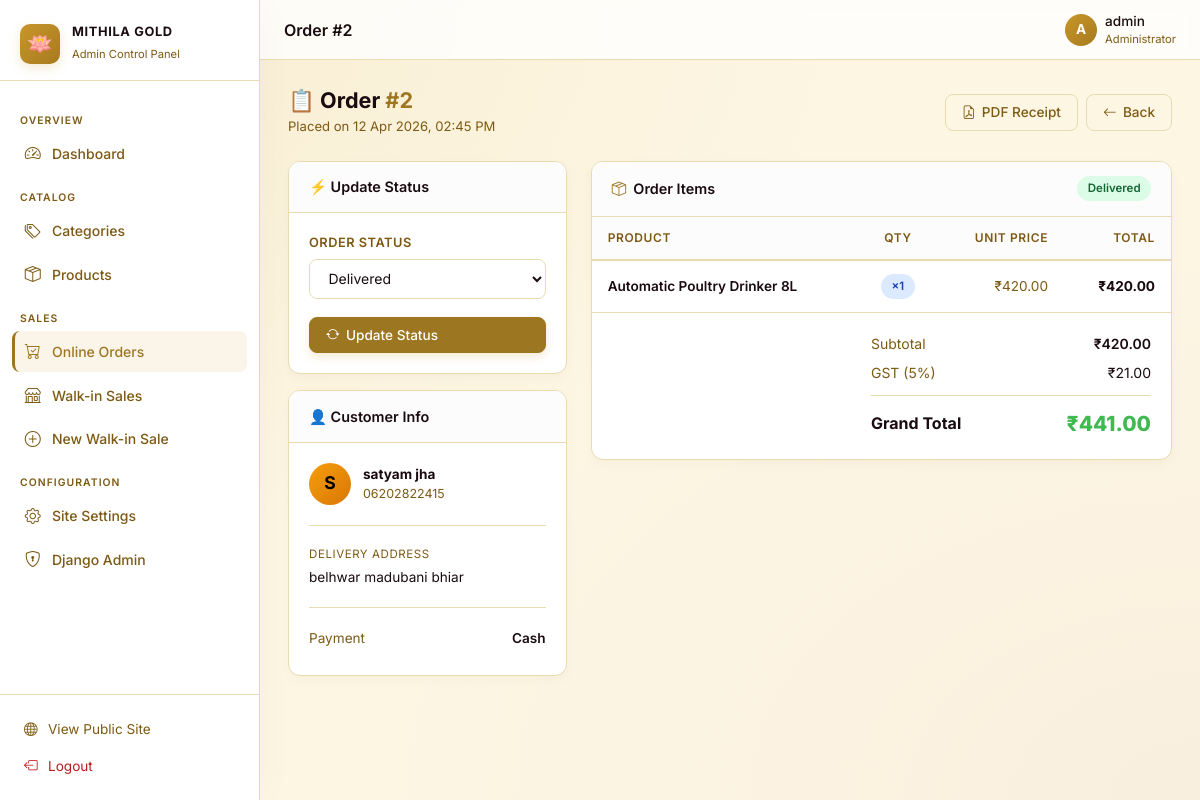
The page /dashboard/orders/2/ (signed in) on the database its author committed.
### store/models.py (models this page shows, shortened)
class Order(models.Model):
    STATUS_PENDING = 'pending'
    STATUS_PROCESSING = 'processing'
    STATUS_SHIPPED = 'shipped'
    STATUS_DELIVERED = 'delivered'
    STATUS_CANCELLED = 'cancelled'
    STATUS_CHOICES = [
        (STATUS_PENDING, 'Pending'),
        (STATUS_PROCESSING, 'Processing'),
        (STATUS_SHIPPED, 'Shipped'),
        (STATUS_DELIVERED, 'Delivered'),
        (STATUS_CANCELLED, 'Cancelled'),
    ]
    STATUS_COLORS = {
        STATUS_PENDING: 'warning',
        STATUS_PROCESSING: 'info',
        STATUS_SHIPPED: 'primary',
        STATUS_DELIVERED: 'success',
        STATUS_CANCELLED: 'danger',
    }
    farmer = models.ForeignKey(User, on_delete=models.SET_NULL, null=True, related_name='orders')
    customer_name = models.CharField(max_length=200)
    customer_phone = models.CharField(max_length=15)
    customer_address = models.TextField()
    status = models.CharField(max_length=20, choices=STATUS_CHOICES, default=STATUS_PENDING)
    total_amount = models.DecimalField(max_digits=12, decimal_places=2, default=0)
    gst_amount = models.DecimalField(max_digits=10, decimal_places=2, default=0)
    payment_mode = models.CharField(max_length=50, default='Cash')
    notes = models.TextField(blank=True)
    created_at = models.DateTimeField(auto_now_add=True)
    updated_at = models.DateTimeField(auto_now=True)
    class Meta:
        ordering = ['-created_at']
    @property
    def subtotal(self):
        return self.total_amount - self.gst_amount

class OrderItem(models.Model):
    order = models.ForeignKey(Order, on_delete=models.CASCADE, related_name='items')
    product = models.ForeignKey(Product, on_delete=models.SET_NULL, null=True)
    product_name = models.CharField(max_length=200)  # stored at time of order
    quantity = models.PositiveIntegerField(default=1)
    unit_price = models.DecimalField(max_digits=10, decimal_places=2)
    @property
    def total(self):
        return self.quantity * self.unit_price

### store/views.py (the view, shortened to what this page needs)
# urls.py: path('dashboard/orders/<int:pk>/', views.admin_order_detail, name='admin_order_detail'),
@user_passes_test(is_admin)
def admin_order_detail(request, pk):
    order = get_object_or_404(Order, pk=pk)
    context = {
        'order': order,
        'status_choices': Order.STATUS_CHOICES,
        'page_title': f'Manage Order #{order.pk}',
    }
    return render(request, 'admin_custom/order_detail.html', context)

### store/context_processors.py (called while the page is built)
def site_settings(request):
    return {'site_settings': SiteSettings.get_settings()}

def cart_count(request):
    cart = request.session.get('cart', {})
    count = sum(item.get('quantity', 0) for item in cart.values())
    return {'cart_count': count}

def categories_processor(request):
    return {'categories': Category.objects.all()}

### store/models.py (called while the page is built)
    @classmethod
    def get_settings(cls):
        obj, _ = cls.objects.get_or_create(pk=1)
        return obj

### store/views.py (called while the page is built)
def is_admin(user):
    return user.is_staff or user.is_superuser

### templates/admin_custom/order_detail.html (shortened to what this page needs)
{% extends 'admin_custom/base_admin.html' %}
{% block page_heading %}Order #{{ order.pk }}{% endblock %}
{% block content %}
<div class="adm-page-header">
  <div>
    <h1>📋 Order <span style="color:var(--admin-accent)">#{{ order.pk }}</span></h1>
    <p>Placed on {{ order.created_at|date:"d M Y, h:i A" }}</p>
  </div>
  <div style="display:flex;gap:.5rem;flex-wrap:wrap">
    <a href="{% url 'store:receipt_pdf' order.pk %}" class="adm-btn adm-btn-ghost" target="_blank">
      <i class="bi bi-file-earmark-pdf"></i> PDF Receipt
    </a>
    <a href="{% url 'store:admin_orders_list' %}" class="adm-btn adm-btn-ghost">
      <i class="bi bi-arrow-left"></i> Back
    </a>
  </div>
</div>
<div class="row g-4">
  <div class="col-lg-4">
    <div class="adm-card mb-3">
      <div class="adm-card-header">
        <span>⚡ Update Status</span>
      </div>
      <div class="adm-card-body">
        <form method="post" action="{% url 'store:admin_order_detail' order.pk %}">
          <div class="adm-form-group">
            <label>Order Status</label>
            <select name="status" class="adm-select">
              {% for value, label in status_choices %}
                <option value="{{ value }}" {% if order.status == value %}selected{% endif %}>{{ label }}</option>
              {% endfor %}
            </select>
          </div>
          <button type="submit" class="adm-btn adm-btn-primary" style="width:100%">
            <i class="bi bi-arrow-repeat"></i> Update Status
          </button>
        </form>
      </div>
    </div>
    <div class="adm-card">
      <div class="adm-card-header"><span>👤 Customer Info</span></div>
      <div class="adm-card-body" style="font-size:.85rem">
        <div style="display:flex;align-items:center;gap:.75rem;margin-bottom:1rem">
          <div style="width:42px;height:42px;border-radius:50%;background:linear-gradient(135deg,#f59e0b,#d97706);display:flex;align-items:center;justify-content:center;font-weight:700;font-size:1.1rem;color:#000;flex-shrink:0">
            {{ order.customer_name|slice:":1"|upper }}
          </div>
          <div>
            <div style="font-weight:700">{{ order.customer_name }}</div>
            <div style="color:var(--admin-muted);font-size:.78rem">{{ order.customer_phone }}</div>
          </div>
        </div>
        <div class="adm-divider"></div>
        <div style="margin-bottom:.6rem">
          <div style="font-size:.72rem;color:var(--admin-muted);text-transform:uppercase;letter-spacing:.05em;margin-bottom:.25rem">Delivery Address</div>
          <div>{{ order.customer_address|linebreaksbr }}</div>
        </div>
        <div class="adm-divider"></div>
        <div style="display:flex;justify-content:space-between;margin-bottom:.4rem">
          <span style="color:var(--admin-muted)">Payment</span>
          <span style="font-weight:600">{{ order.payment_mode }}</span>
        </div>
      </div>
    </div>
  </div>
  <div class="col-lg-8">
    <div class="adm-card">
      <div class="adm-card-header">
        <span><i class="bi bi-box-seam" style="color:var(--admin-accent)"></i> &nbsp;Order Items</span>
        <span class="adm-badge {% if order.status == 'delivered' %}green{% elif order.status == 'cancelled' %}red{% else %}amber{% endif %}">
          {{ order.get_status_display }}
        </span>
      </div>
      <div style="overflow-x:auto">
        <table class="adm-table">
          <thead>
            <tr>
              <th>Product</th>
              <th style="text-align:center">Qty</th>
              <th style="text-align:right">Unit Price</th>
              <th style="text-align:right">Total</th>
            </tr>
          </thead>
          <tbody>
            {% for item in order.items.all %}
            <tr>
              <td>
                <div style="font-weight:600">{{ item.product_name }}</div>
              </td>
              <td style="text-align:center">
                <span class="adm-badge blue">×{{ item.quantity }}</span>
              </td>
              <td style="text-align:right;color:var(--admin-muted)">₹{{ item.unit_price }}</td>
              <td style="text-align:right;font-weight:700">₹{{ item.total }}</td>
            </tr>
            {% endfor %}
          </tbody>
        </table>
      </div>
      <div style="padding:1.25rem;border-top:1px solid var(--admin-border)">
        <div style="max-width:280px;margin-left:auto;font-size:.875rem">
          <div style="display:flex;justify-content:space-between;margin-bottom:.5rem">
            <span style="color:var(--admin-muted)">Subtotal</span>
            <span style="font-weight:600">₹{{ order.subtotal }}</span>
          </div>
          <div style="display:flex;justify-content:space-between;margin-bottom:.75rem">
            <span style="color:var(--admin-muted)">GST (5%)</span>
            <span>₹{{ order.gst_amount }}</span>
          </div>
          <div style="height:1px;background:var(--admin-border);margin-bottom:.75rem"></div>
          <div style="display:flex;justify-content:space-between;align-items:center">
            <span style="font-size:1rem;font-weight:700">Grand Total</span>
            <span style="font-size:1.3rem;font-weight:800;color:#3fb950">₹{{ order.total_amount }}</span>
          </div>
        </div>
      </div>
    </div>
  </div>
</div>
{% endblock %}

### templates/admin_custom/base_admin.html (shortened to what this page needs)
{% load static %}
<!DOCTYPE html>
<html lang="en">
<head>
  <link href="https://cdn.jsdelivr.net/npm/bootstrap@5.3.2/dist/css/bootstrap.min.css" rel="stylesheet">
  <link href="https://cdn.jsdelivr.net/npm/bootstrap-icons@1.11.3/font/bootstrap-icons.css" rel="stylesheet">
</head>
<body>
<aside class="adm-sidebar" id="adminSidebar">
  <div class="adm-sidebar-header">
    <div class="adm-logo-ring">🪷</div>
    <div class="adm-brand">
      <h6>Mithila Gold</h6>
      <span>Admin Control Panel</span>
    </div>
  </div>
  <nav class="adm-nav">
    <div class="adm-nav-section">Overview</div>
    <a href="{% url 'store:admin_dashboard' %}" class="{% if request.resolver_match.url_name == 'admin_dashboard' %}active{% endif %}">
      <i class="bi bi-speedometer2"></i> Dashboard
    </a>
    <div class="adm-nav-section">Catalog</div>
    <a href="{% url 'store:admin_categories_list' %}" class="{% if 'admin_categories' in request.resolver_match.url_name %}active{% endif %}">
      <i class="bi bi-tags"></i> Categories
    </a>
    <a href="{% url 'store:admin_products_list' %}" class="{% if 'admin_products' in request.resolver_match.url_name %}active{% endif %}">
      <i class="bi bi-box-seam"></i> Products
    </a>
    <div class="adm-nav-section">Sales</div>
    <a href="{% url 'store:admin_orders_list' %}" class="{% if 'admin_order' in request.resolver_match.url_name %}active{% endif %}">
      <i class="bi bi-cart-check"></i> Online Orders
    </a>
    <a href="{% url 'store:admin_sales_list' %}" class="{% if request.resolver_match.url_name == 'admin_sales_list' %}active{% endif %}">
      <i class="bi bi-shop"></i> Walk-in Sales
    </a>
    <a href="{% url 'store:admin_sales_add' %}" class="{% if request.resolver_match.url_name == 'admin_sales_add' %}active{% endif %}">
      <i class="bi bi-plus-circle"></i> New Walk-in Sale
    </a>
    <div class="adm-nav-section">Configuration</div>
    <a href="{% url 'store:admin_settings' %}" class="{% if request.resolver_match.url_name == 'admin_settings' %}active{% endif %}">
      <i class="bi bi-gear"></i> Site Settings
    </a>
    <a href="/admin/" target="_blank">
      <i class="bi bi-shield-lock"></i> Django Admin
    </a>
  </nav>
  <div class="adm-sidebar-footer">
    <a href="{% url 'store:home' %}">
      <i class="bi bi-globe"></i> View Public Site
    </a>
    <form action="{% url 'store:logout' %}" method="post" style="margin:0">
      <button type="submit" style="background:none;border:none;width:100%;text-align:left;padding:0">
        <a href="#" onclick="this.closest('form').submit();return false;" style="color:var(--admin-red)">
          <i class="bi bi-box-arrow-left"></i> Logout
        </a>
      </button>
    </form>
  </div>
</aside>
<div class="adm-main">
  <header class="adm-topbar">
    <div class="d-flex align-items-center gap-3">
      <span class="page-heading">{% block page_heading %}Admin Panel{% endblock %}</span>
    </div>
    <div class="adm-user">
      <div class="adm-user-avatar">{{ user.first_name|default:user.username|slice:":1"|upper }}</div>
      <div class="d-none d-sm-block">
        <div class="adm-user-name">{{ user.first_name|default:user.username }}</div>
        <div class="adm-user-role">Administrator</div>
      </div>
    </div>
  </header>
  <main class="adm-content">
    {% block content %}{% endblock %}
  </main>
</div>
</body>
</html>

### rows shown on the page
Order: pk "2", created_at "12 Apr 2026, 02:45 PM", status "Delivered", customer_name "S", customer_name "satyam jha", customer_phone "06202822415", customer_address "belhwar madubani bhiar", payment_mode "Cash", subtotal "420.00", gst_amount "21.00", total_amount "441.00"
OrderItem: product_name "Automatic Poultry Drinker 8L", quantity "1", unit_price "420.00", total "420.00"

### other values the page prints
{{ user.first_name|default:user.username|slice:":1"|upper }} "A"
{{ user.first_name|default:user.username }} "admin"
